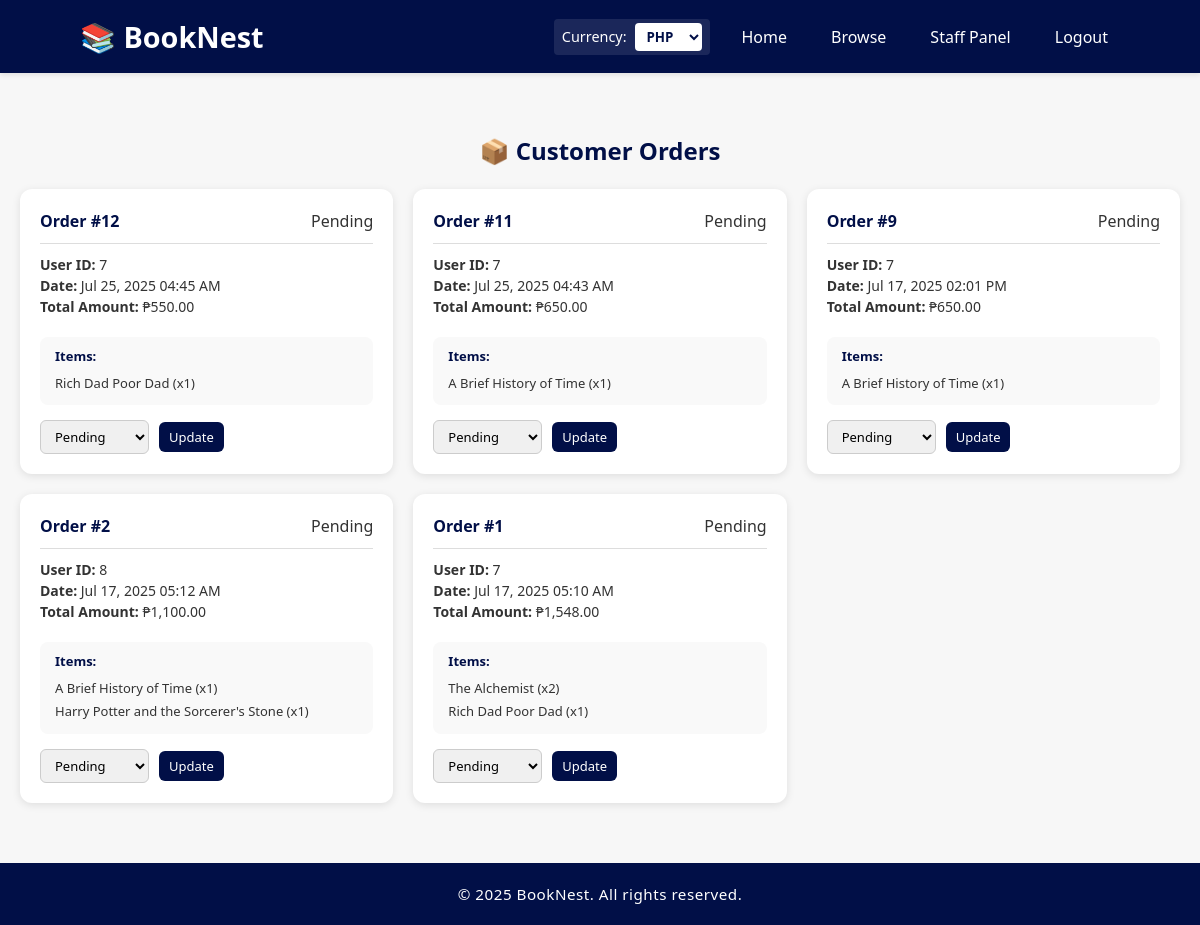
/staff-orders.php (signed in), run on an earlier commit of the app's database.
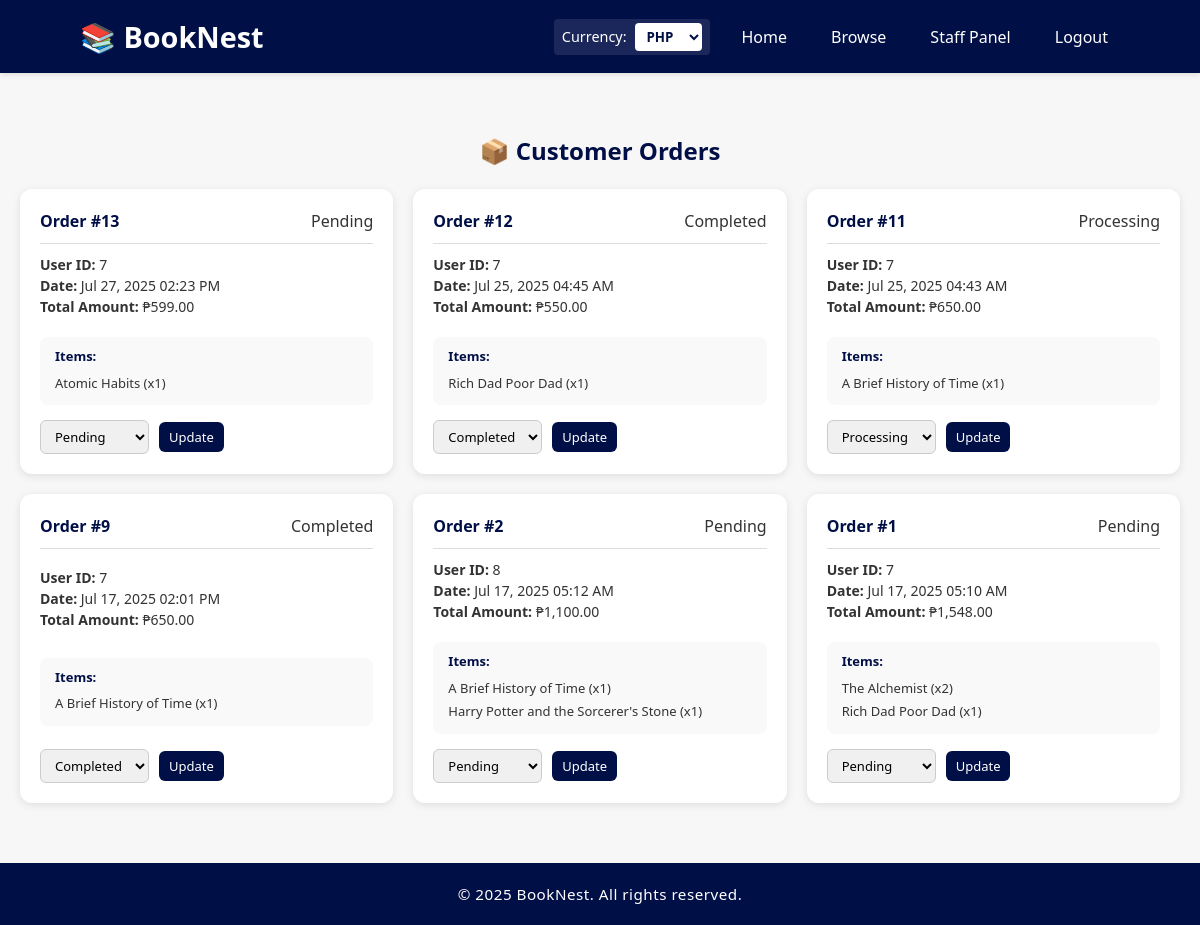
And on a later commit of the database.
### tables this page shows
CREATE TABLE `orders` (
  `order_id` int(11) NOT NULL,
  `user_id` int(11) DEFAULT NULL,
  `order_date` timestamp NOT NULL DEFAULT current_timestamp(),
  `status` enum('pending','processing','shipped','completed','cancelled') DEFAULT 'pending',
  `total_amount` decimal(10,2) DEFAULT 0.00
);

CREATE TABLE `order_items` (
  `item_id` int(11) NOT NULL,
  `order_id` int(11) DEFAULT NULL,
  `book_id` int(11) DEFAULT NULL,
  `quantity` int(11) DEFAULT NULL,
  `subtotal` decimal(10,2) NOT NULL
);

CREATE TABLE `books` (
  `book_id` int(11) NOT NULL,
  `title` varchar(255) NOT NULL,
  `author` varchar(255) DEFAULT NULL,
  `price` decimal(10,2) NOT NULL,
  `stock` int(11) DEFAULT 0,
  `category_id` int(11) DEFAULT NULL,
  `is_featured` tinyint(1) DEFAULT 0,
  `is_digital` tinyint(1) DEFAULT 0
);

### staff-orders.php (the view, shortened to what this page needs)
<?php
require_once 'includes/db.php';
$page_css = '/BookNest/css/stafforders.css';
include 'includes/header.php';
$result = $conn->query("
    SELECT o.order_id, o.user_id, o.status, o.order_date,
           IFNULL(SUM(b.price * oi.quantity), 0) AS total_amount
    FROM orders o
    LEFT JOIN order_items oi ON o.order_id = oi.order_id
    LEFT JOIN books b ON oi.book_id = b.book_id
    GROUP BY o.order_id
    ORDER BY o.order_date DESC
");
?>
<div class="container">
    <h2>📦 Customer Orders</h2>
    <div class="orders-container">
        <?php while ($row = $result->fetch_assoc()): ?>
            <div class="order-card">
                <div class="order-header">
                    <h3>Order #<?php echo $row['order_id']; ?></h3>
                    <span><?php echo ucfirst($row['status']); ?></span>
                </div>
                <div class="order-details">
                    <p><strong>User ID:</strong> <?php echo $row['user_id']; ?></p>
                    <p><strong>Date:</strong> <?php echo date("M d, Y h:i A", strtotime($row['order_date'])); ?></p>
                    <p><strong>Total Amount:</strong> ₱<?php echo number_format($row['total_amount'], 2); ?></p>
                </div>
                <div class="items-list">
                    <strong>Items:</strong>
                    <?php
                    $items_result = $conn->prepare("
                        SELECT b.title, oi.quantity
                        FROM order_items oi
                        JOIN books b ON oi.book_id = b.book_id
                        WHERE oi.order_id = ?
                    ");
                    $items_result->bind_param("i", $row['order_id']);
                    $items_result->execute();
                    $items = $items_result->get_result();
                    if ($items->num_rows > 0) {
                        while ($item = $items->fetch_assoc()) {
                            echo "<p>" . htmlspecialchars($item['title']) . " (x" . $item['quantity'] . ")</p>";
                        }
                    } else {
                        echo "<p>No items found.</p>";
                    }
                    ?>
                </div>
                <form method="post" class="status-update">
                    <select name="status">
                        <option value="pending" <?php if ($row['status'] == 'pending') echo 'selected'; ?>>Pending</option>
                        <option value="processing" <?php if ($row['status'] == 'processing') echo 'selected'; ?>>Processing</option>
                        <option value="completed" <?php if ($row['status'] == 'completed') echo 'selected'; ?>>Completed</option>
                    </select>
                    <button type="submit" name="update_status">Update</button>
                </form>
            </div>
        <?php endwhile; ?>
    </div>
</div>
<?php include 'includes/footer.php'; ?>

### includes/header.php (shortened to what this page needs)
<?php
require_once 'includes/db.php';
$currencies = [];
$currencyQuery = $conn->query("SELECT currency_id, currency_code, exchange_rate FROM currencies");
if ($currencyQuery) {
    $currencies = $currencyQuery->fetch_all(MYSQLI_ASSOC);
}
$currentCurrencyId = $_SESSION['currency_id'] ?? 1;
?>
<!DOCTYPE html>
<html lang="en">
<head>
    <link rel="stylesheet" href="/BookNest/css/header.css">
    <link rel="stylesheet" href="/BookNest/css/footer.css">
    <?php if (isset($page_css)): ?>
        <link rel="stylesheet" href="<?php echo $page_css; ?>">
    <?php endif; ?>
</head>
<body>
<?php if (empty($hideLayout)): ?>
<header>
    <div class="container">
        <h1>📚 BookNest</h1>
        <form method="post" class="currency-form">
            <label for="currency_id">Currency:</label>
            <select name="currency_id" id="currency_id" onchange="this.form.submit()">
                <?php foreach ($currencies as $cur): ?>
                    <option value="<?php echo $cur['currency_id']; ?>" <?php echo ($cur['currency_id'] == $currentCurrencyId) ? 'selected' : ''; ?>>
                        <?php echo htmlspecialchars($cur['currency_code']); ?>
                    </option>
                <?php endforeach; ?>
            </select>
        </form>
        <nav>
            <ul>
                <li><a href="/BookNest/index.php">Home</a></li>
                <li><a href="/BookNest/browse.php">Browse</a></li>
                <?php if (isset($_SESSION['role']) && $_SESSION['role'] === 'admin'): ?>
                    <li><a href="/BookNest/admin-dashboard.php">Admin Panel</a></li>
                <?php elseif (isset($_SESSION['role']) && $_SESSION['role'] === 'staff'): ?>
                    <li><a href="/BookNest/staff-orders.php">Staff Panel</a></li>
                <?php endif; ?>
                <?php if (isset($_SESSION['user_id'])): ?>
                    <li><a href="/BookNest/logout.php">Logout</a></li>
                <?php else: ?>
                    <li><a href="/BookNest/login.php">Login</a></li>
                    <li><a href="/BookNest/register.php">Sign Up</a></li>
                <?php endif; ?>
            </ul>
        </nav>
    </div>
</header>
<main>
<?php endif; ?>

### includes/footer.php
</main>
<?php if (empty($hideLayout)): ?>
<footer>
  <div class="container">
    <p>&copy; 2025 BookNest. All rights reserved.</p>
  </div>
</footer>
<?php endif; ?>
</body>
</html>

### css/header.css (style rules this page uses)
* { font-family: 'Segoe UI', Tahoma, Geneva, Verdana, sans-serif; margin: 0; padding: 0; box-sizing: border-box; }
body { background-color: #f9f9f9; color: #333; line-height: 1.5; }
header { background-color: #010F47; padding: 15px 0; color: white; box-shadow: 0 2px 5px rgba(0, 0, 0, 0.1); }
header .container { width: 90%; max-width: 1200px; margin: auto; display: flex; justify-content: space-between; align-items: center; gap: 20px; flex-wrap: wrap; }
header h1 { flex: 1; font-size: 1.8rem; color: white; white-space: nowrap; }
.currency-form { display: flex; align-items: center; gap: 8px; background: rgba(255, 255, 255, 0.1); padding: 4px 8px; border-radius: 4px; }
.currency-form label { color: white; font-size: 0.9rem; white-space: nowrap; }
header .currency-form select { padding: 4px 8px !important; border-radius: 4px !important; border: none !important; background: white !important; color: #010F47 !important; font-weight: bold !important; cursor: pointer !important; margin-bottom: 0 !important; }
nav ul { list-style: none; display: flex; gap: 20px; flex-wrap: wrap; margin-left: auto; }
nav ul li a { color: white; text-decoration: none; font-weight: 500; padding: 8px 12px; border-radius: 6px; transition: background-color 0.3s ease; }

### css/footer.css (style rules this page uses)
footer { background-color: #010F47; color: white; padding: 20px 0; text-align: center; margin-top: 40px; }
footer .container { max-width: 1200px; margin: auto; padding: 0 20px; }
footer p { margin: 0; font-size: 0.95rem; letter-spacing: 0.5px; }

### css/stafforders.css (style rules this page uses)
body { background-color: #f7f7f7; font-family: 'Segoe UI', Tahoma, Geneva, Verdana, sans-serif; color: #333; margin: 0; padding: 0; min-height: 100vh; }
.container { max-width: 1200px; margin: 60px auto; padding: 0 20px; }
.container h2 { color: #010F47; margin-bottom: 20px; text-align: center; }
.orders-container { display: grid; grid-template-columns: repeat(auto-fill, minmax(300px, 1fr)); gap: 20px; }
.order-card { background-color: #ffffff; padding: 20px; border-radius: 12px; box-shadow: 0 2px 8px rgba(0, 0, 0, 0.1); transition: transform 0.2s; display: flex; flex-direction: column; justify-content: space-between; }
.order-header { display: flex; justify-content: space-between; align-items: center; border-bottom: 1px solid #ddd; padding-bottom: 10px; margin-bottom: 10px; }
.order-header h3 { margin: 0; color: #010F47; font-size: 16px; }
.order-details { margin-bottom: 10px; line-height: 1.5; font-size: 14px; }
.items-list { background: #f9f9f9; border-radius: 8px; padding: 10px 15px; margin-top: 10px; font-size: 13px; }
.items-list strong { display: block; margin-bottom: 5px; color: #010F47; }
.items-list p { margin: 0; padding: 2px 0; }
.status-update { display: flex; gap: 10px; align-items: center; margin-top: 15px; }
.status-update select, .status-update button { padding: 6px 10px; border-radius: 6px; border: 1px solid #ccc; background-color: #f0f0f0; cursor: pointer; font-size: 13px; }
.status-update button { background-color: #010F47; color: white; border: none; transition: background-color 0.3s; }

What changed in the data, as far as the page shows it:
added orders: order_id "13", status "Pending", user "7", order_date "Jul 27, 2025 02:23 PM", total_amount "599.00"
added order_items: book.title "Atomic Habits", quantity "1", shown under "13"
changed orders "Jul 25, 2025 04:45 AM": status "Pending" → "Completed"
changed orders id 11: status "Pending" → "Processing"
changed orders "Jul 17, 2025 02:01 PM": status "Pending" → "Completed"
